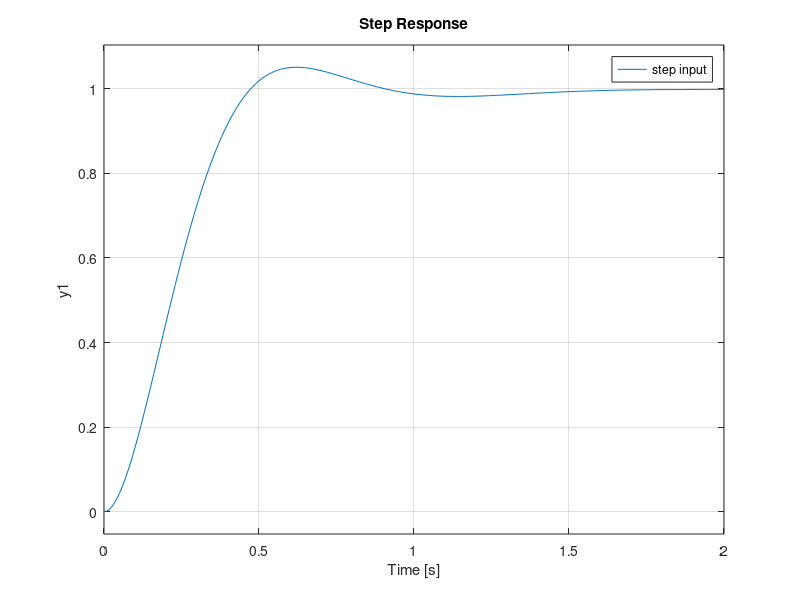

The MATLAB source for this figure:
clc
clear
close all

s = tf('s');
P = 1/(s^2 + 10*s + 20);

Kp = 40;
Ki1 = 60;
Ki2 = 75;
Ki3 = 90;

C1 = pid(Kp,Ki1);
T1 = feedback(C1*P,1)
t = 0:0.01:2;
C2 = pid(Kp,Ki2);
T2 = feedback(C2*P,1)
C3 = pid(Kp,Ki3);
T3 = feedback(C3*P,1)

step(P);

hold on;
grid on;

step(T1,t)
step(T2,t)
step(T3,t)

legend('step input','Ki=60','Ki=70','Ki=80')
